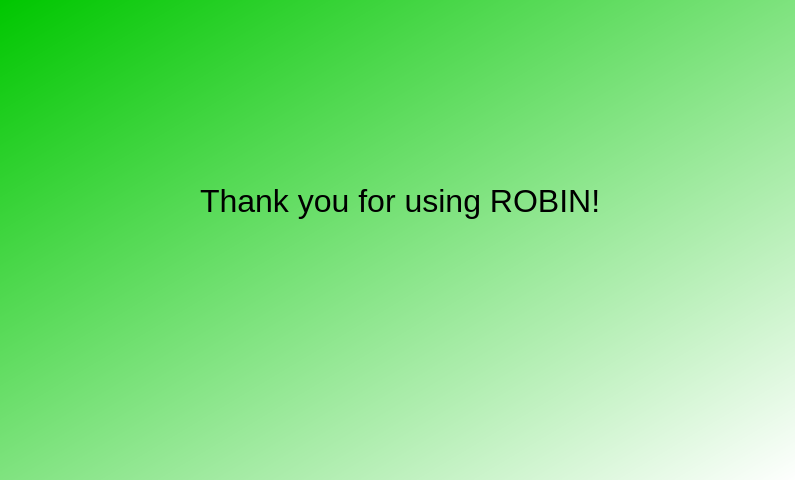
<?xml version="1.0" encoding="UTF-8"?>
<ui version="4.0">
 <class>Dialog</class>
 <widget class="QDialog" name="Dialog">
  <property name="geometry">
   <rect>
    <x>0</x>
    <y>0</y>
    <width>795</width>
    <height>480</height>
   </rect>
  </property>
  <property name="windowTitle">
   <string>Dialog</string>
  </property>
  <widget class="QWidget" name="widget" native="true">
   <property name="geometry">
    <rect>
     <x>0</x>
     <y>0</y>
     <width>800</width>
     <height>480</height>
    </rect>
   </property>
   <property name="styleSheet">
    <string notr="true">QWidget#widget{
background-color: qlineargradient(spread:pad, x1:0, y1:0, x2:1, y2:1, stop:0 rgba(0, 199, 0, 255), stop:1 rgba(255, 255, 255, 255));}</string>
   </property>
   <widget class="QLabel" name="label_3">
    <property name="geometry">
     <rect>
      <x>200</x>
      <y>150</y>
      <width>401</width>
      <height>101</height>
     </rect>
    </property>
    <property name="styleSheet">
     <string notr="true">font:24pt;</string>
    </property>
    <property name="text">
     <string>Thank you for using ROBIN!</string>
    </property>
   </widget>
  </widget>
 </widget>
 <resources>
  <include location="arrow_chute.qrc"/>
 </resources>
 <connections/>
</ui>
